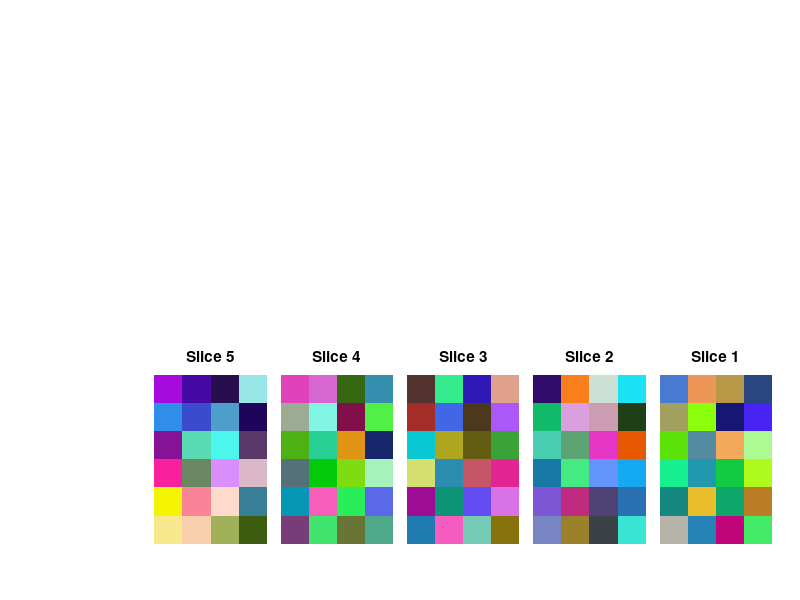

Reproduce this figure in MATLAB.
% rd_testPlotAspectRatio.m

aspectRatio = [1 2 1];
plotFormat = 'singleRow';
mapName = 'test';
brainMapToPlot = rand([4 5 3 6]); % [cols slices rgb rows]

%%% new %%%
nAxCols = size(brainMapToPlot,1);
nAxRows = size(brainMapToPlot,4);
%%%%%%%%%%%

%% Plot
dimLabels = {'Sag','Cor','--','Ax'};
dimToSlice = 2;

% number of subplots to contain all slices
switch plotFormat
    case 'default'
        nPlotCols = ceil(sqrt(size(brainMapToPlot,dimToSlice)));
        nPlotRows = ceil(size(brainMapToPlot,dimToSlice)/nPlotCols);
    case 'singleRow'
        nPlotCols = size(brainMapToPlot,dimToSlice);
        nPlotRows = 1;
    otherwise
        error('plotFormat not recognized')
end

f1 = figure('name',mapName);

%%% new %%%
s = 0.5; % scaling factor for width and height
set(f1, 'Units', 'centimeters');
figPos = get(f1, 'Position');
% position_rectangle = [left, bottom, width, height]
% h = axes('Position',position_rectangle);
nSlices = size(brainMapToPlot,dimToSlice);
cushions = 0.5*ones(1,nSlices);
widths = nAxCols*ones(1,nSlices)*aspectRatio(2)*s;
height = nAxRows*aspectRatio(1)*s;
lefts = ones(1,nSlices) + cumsum(widths+cushions); % - widths(1)
lefts = lefts(end:-1:1);
bottom = 1;
figPos(1) = 0;
figPos(3) = lefts(1) + widths(end) + 1;
set(f1,'Position',figPos);
%%%%%%%%%%%

%% Slices
for iSlice = 1:size(brainMapToPlot,dimToSlice)
    
    %%% new %%%
    axRect = [lefts(iSlice) bottom widths(iSlice) height];
    %%%%%%%%%%%
    
    brainSliceMap1 = [];
    switch dimToSlice
        case 1 % (sagittal)
            if iSlice==1, fprintf('\n\nSlicing sagittal ...\n\n'), end
            brainSliceMap = shiftdim(squeeze(brainMapToPlot(iSlice,:,:,:)),2);
        case 2 % (coronal) viewing from the front, slices numbered from posterior to anterior
            if iSlice==1, fprintf('\n\nSlicing coronal ...\n\n'), end
            brainSliceMap0 = shiftdim(squeeze(brainMapToPlot(:,iSlice,:,:)),2);
            brainSliceMap1(:,:,1) = fliplr(flipud(brainSliceMap0(:,:,1)));
            brainSliceMap1(:,:,2) = fliplr(flipud(brainSliceMap0(:,:,2)));
            brainSliceMap1(:,:,3) = fliplr(flipud(brainSliceMap0(:,:,3)));
            brainSliceMap = brainSliceMap1;
        case 4 % standard (axial)
            if iSlice==1, fprintf('\n\nSlicing axial ...\n\n'), end
            brainSliceMap0 = brainMapToPlot(:,:,:,iSlice);
            brainSliceMap1(:,:,1) = flipud(brainSliceMap0(:,:,1));
            brainSliceMap1(:,:,2) = flipud(brainSliceMap0(:,:,2));
            brainSliceMap1(:,:,3) = flipud(brainSliceMap0(:,:,3));
            brainSliceMap = brainSliceMap1;
    end
    
    % store brain slice maps
    brainSliceMaps{iSlice} = brainSliceMap;
    
    % show slice with colored map
    switch plotFormat
        case 'default'
            subplot(nPlotRows, nPlotCols, iSlice)
        case 'singleRow' % plots slices in reverse order
            subplot(nPlotRows, nPlotCols, nPlotCols+1-iSlice)
        otherwise
            error('plotFormat not recognized')
    end
        
    image(brainSliceMap)
    if dimToSlice==4
        title(['Slice ' num2str(slices(iSlice))])
    else
        title(['Slice ' num2str(iSlice)])
    end
    axis off
    
    if strcmp(plotFormat, 'singleRow')
%         axis equal
        axis tight
    end
    
    % set aspect ratio
%     daspect(aspectRatio)

    %%% new %%%
    set(gca, 'Units', 'centimeters')
    set(gca, 'Position', axRect);
    %%%%%%%%%%%
end

%%% new %%%
set(f1,'Position',figPos);
%%%%%%%%%%%